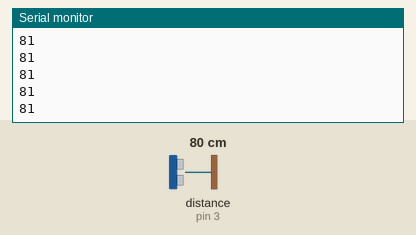
Recording of a sketch running on a simulated Arduino Uno, built with avr-gcc and run on an emulated ATmega328P. On the bench: the last lines printed to the serial monitor. The inputs (shaded band) are chosen by the test bench; at power-on: distance to the obstacle (sensor on pin 3) 80 cm. The echo pulse lasts 58.3 µs per cm.

Above: at 1.2 s.
1.3 s: distance to the obstacle (sensor on pin 3) set to 2 cm
At 1.34 s:
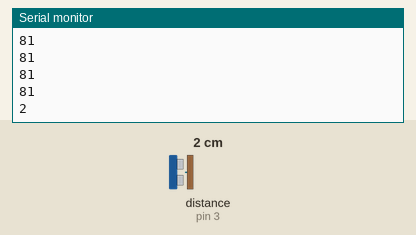
2.8 s: distance to the obstacle (sensor on pin 3) set to 4 cm
At 2.82 s:
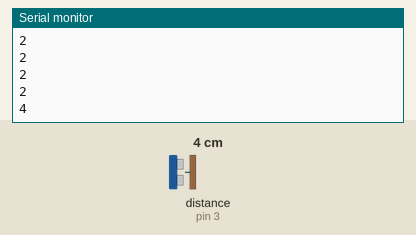
Timing chart, 0 to 5.8 s (numbered marks = the images above; inputs shaded):
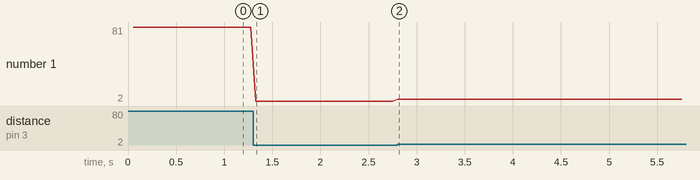

Measured:
- after the input at 1.3 s, the serial monitor: prints a new line at once (image 1)
- after the input at 2.8 s, the serial monitor: prints a new line at once (image 2)
- plotted number 1: 81 → 2 after the input at 1.3 s, 2 → 4 after the input at 2.8 s

The sketch:

newPing_Ultrasonic_Single.ino
```cpp
#include <NewPing.h> // You need to install this library.
//Go to "Tools" ^^ > "Manage libraries" > Search For "newping" > Click "Install"

// Yes, they're both on the same pin. Not a typo! It's pretty cool.
#define trig01 3
#define echo01 3
#define maxDistance 400
int cm;

NewPing sensor01(trig01, echo01, maxDistance);

void setup() {
  Serial.begin(9600);
}

void loop() {
  delay(50);
  cm = sensor01.ping_cm();
  Serial.println(cm); // Gets output from sensor 1
}
```
